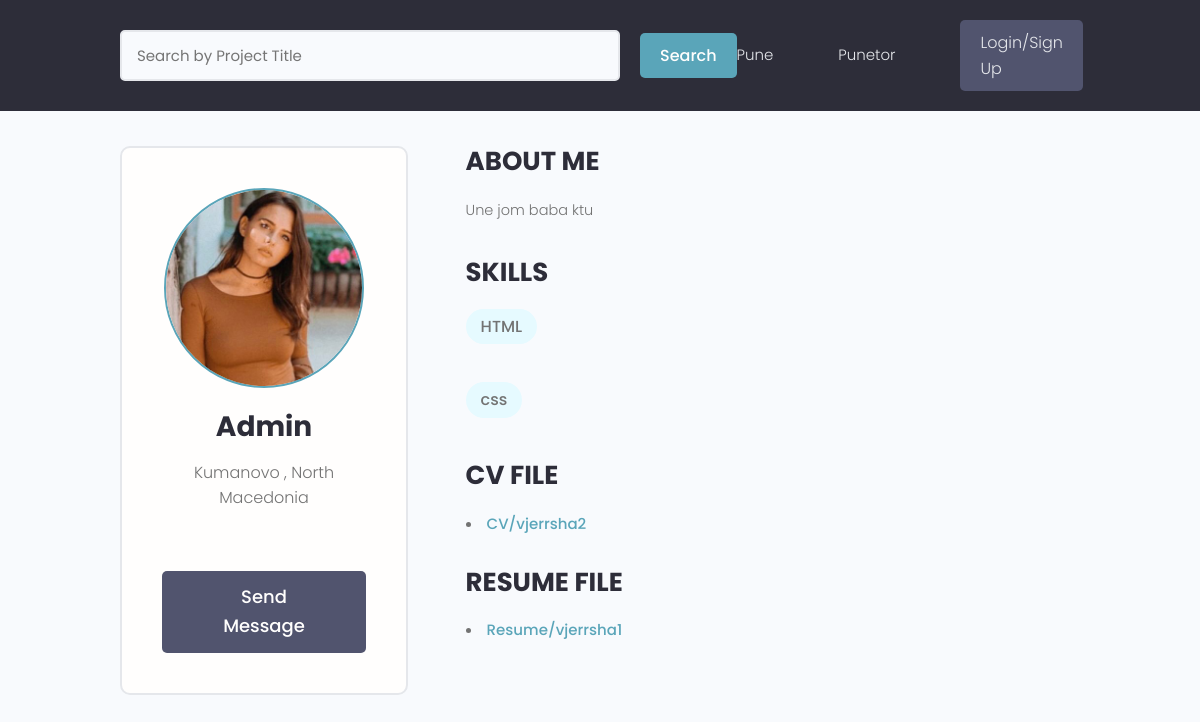
/profile/admin/, run on an earlier commit of the app's database.
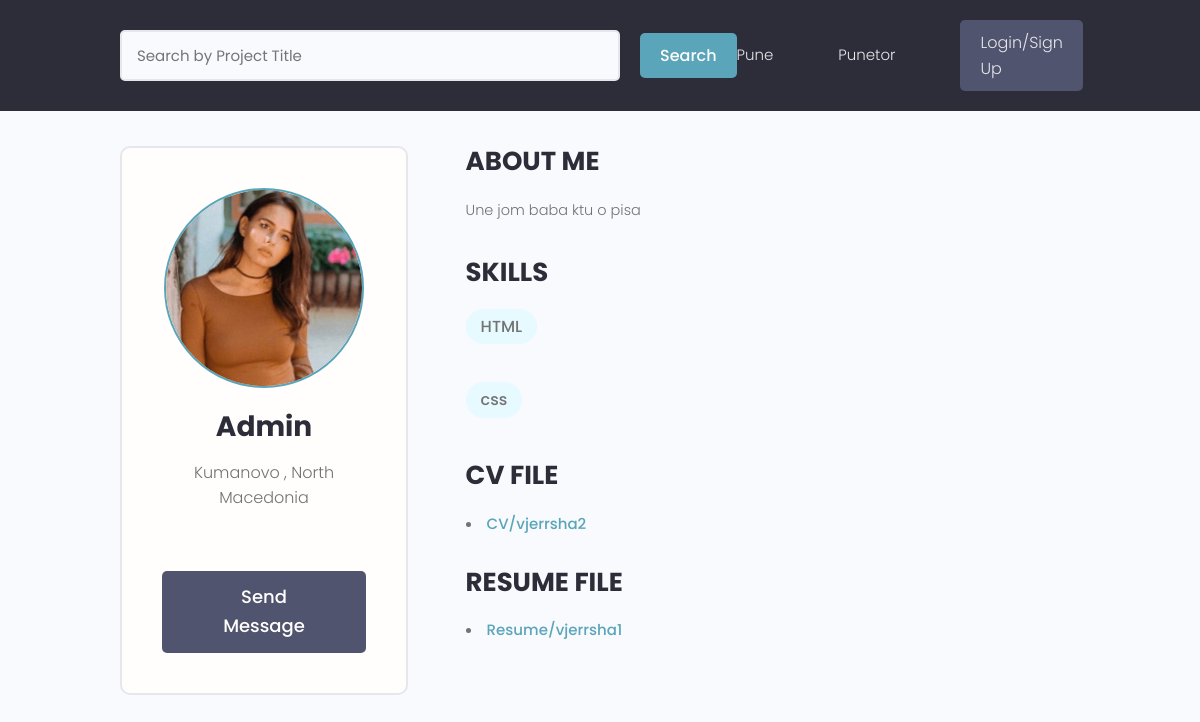
And on a later commit of the database.
### users/models.py (models this page shows, shortened)
class Profile(models.Model):
    user = models.OneToOneField(User , on_delete = models.CASCADE ,  null=True , blank=True)
    name = models.CharField(max_length=150 , null=True , blank=True)
    sur_name = models.CharField(max_length=150 , null=True , blank=True)
    email = models.EmailField(max_length=500 , blank=True , null=True)
    username = models.CharField(max_length=200 ,unique = True ,blank=True , null=True)
    profilepic = models.ImageField(blank=True , null=True, upload_to='profiles/', default='static/images/profiles/user-default.png')
    bio = models.TextField(blank=True , null=True)
    skills = models.ManyToManyField('Skills', blank=True)
    CV = models.FileField(upload_to='CV/',blank=True , null=True)
    resume = models.FileField(upload_to='Resume/',blank=True , null=True)
    birth_date = models.DateField(blank=True, null=True)
    business = models.BooleanField(default=False)
    location = models.CharField(max_length=200 , blank=True , null=True)
    created = models.DateTimeField(auto_now_add = True)
    id = models.UUIDField(default=uuid.uuid4 , unique=True ,
                        primary_key=True , editable=False)

### users/views.py (the view)
# urls.py: path('profile/<str:username>/', views.profile , name='profile'),
def profile(request , username):
    profile = Profile.objects.get(username=username)
    skills = profile.skills.all()
    context = {
        'profile':profile,
        'skills':skills
    }
    return render(request , 'users/profile.html', context)

### users/models.py (called while the page is built)
    def __str__(self):
        return str(self.name)

### users/templates/users/profile.html (shortened to what this page needs)
{% extends 'base.html' %}
{% block content %}
<main class="profile my-md">
    <div class="container">
      <div class="layout">
        <div class="column column--1of3">
          <div class="card text-center">
            <div class="card__body dev">
              <img class="avatar avatar--xl" src="{{ profile.profilepic.url }}" />
              <h2 class="dev__name">{{profile.name}}</h2>
              <p class="dev__location">{{profile.location}}</p>
              {% if request.user.profile.id != profile.id %}
              <a href="message" class="btn btn--sub btn--lg">Send Message </a>
              {% endif %}
            </div>
          </div>
        </div>
        <div class="column column--2of3">
          <div class="devInfo">
            <h3 class="devInfo__title">About Me</h3>
            <p class="devInfo__about">{{profile.bio}}</p>
          </div>
          <div class="devInfo">
            <h3 class="devInfo__title">Skills</h3>
            <div class="devInfo__skills">
            {% for skill in skills %}
              <div class="devSkill">
                <span class="tag tag--pill tag--main">
                  <strong>{{skill}}</strong>
                </span>
                <p class="devSkill__info">
                </p>
              </div>
              {% endfor %}
            </div>
          </div>
          <h3 class="devInfo__title">CV file</h3>
          <li><a href="{{ profile.CV.url }}">{{profile.CV}}</a></li>
          <br>
          <h3 class="devInfo__title">Resume file</h3>
          <li><a href="{{ profile.resume.url }}">{{profile.resume}}</a></li>
        </div>
      </div>
    </div>
  </main>
{% endblock %}

What changed in the data, as far as the page shows it:
changed Profile "Admin": bio "Une jom baba ktu" → "Une jom baba ktu o pisa"
